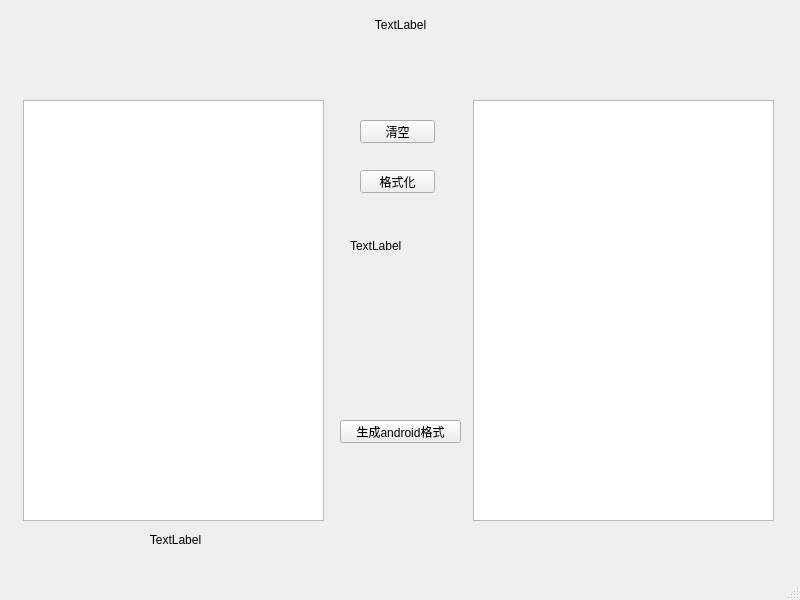
<?xml version="1.0" encoding="UTF-8"?>
<ui version="4.0">
 <class>MainWindow</class>
 <widget class="QMainWindow" name="MainWindow">
  <property name="geometry">
   <rect>
    <x>0</x>
    <y>0</y>
    <width>800</width>
    <height>600</height>
   </rect>
  </property>
  <property name="windowTitle">
   <string>MainWindow</string>
  </property>
  <widget class="QWidget" name="centralwidget">
   <widget class="QLabel" name="label_block">
    <property name="geometry">
     <rect>
      <x>370</x>
      <y>20</y>
      <width>54</width>
      <height>12</height>
     </rect>
    </property>
    <property name="text">
     <string/>
    </property>
   </widget>
   <widget class="QWidget" name="horizontalWidget" native="true">
    <property name="geometry">
     <rect>
      <x>0</x>
      <y>-1</y>
      <width>801</width>
      <height>51</height>
     </rect>
    </property>
    <layout class="QHBoxLayout" name="horizontalLayout">
     <item>
      <widget class="QLabel" name="label">
       <property name="layoutDirection">
        <enum>Qt::LeftToRight</enum>
       </property>
       <property name="text">
        <string>TextLabel</string>
       </property>
       <property name="alignment">
        <set>Qt::AlignCenter</set>
       </property>
      </widget>
     </item>
    </layout>
   </widget>
   <widget class="QTextEdit" name="textEdit">
    <property name="geometry">
     <rect>
      <x>23</x>
      <y>100</y>
      <width>301</width>
      <height>421</height>
     </rect>
    </property>
   </widget>
   <widget class="QTextEdit" name="textEdit_2">
    <property name="geometry">
     <rect>
      <x>473</x>
      <y>100</y>
      <width>301</width>
      <height>421</height>
     </rect>
    </property>
   </widget>
   <widget class="QPushButton" name="pushButton">
    <property name="geometry">
     <rect>
      <x>360</x>
      <y>170</y>
      <width>75</width>
      <height>23</height>
     </rect>
    </property>
    <property name="text">
     <string>格式化</string>
    </property>
   </widget>
   <widget class="QLabel" name="label_2">
    <property name="geometry">
     <rect>
      <x>30</x>
      <y>530</y>
      <width>291</width>
      <height>20</height>
     </rect>
    </property>
    <property name="text">
     <string>TextLabel</string>
    </property>
    <property name="alignment">
     <set>Qt::AlignCenter</set>
    </property>
   </widget>
   <widget class="QPushButton" name="pushButton_android">
    <property name="geometry">
     <rect>
      <x>340</x>
      <y>420</y>
      <width>121</width>
      <height>23</height>
     </rect>
    </property>
    <property name="text">
     <string>生成android格式</string>
    </property>
   </widget>
   <widget class="QPushButton" name="pushButton_clear">
    <property name="geometry">
     <rect>
      <x>360</x>
      <y>120</y>
      <width>75</width>
      <height>23</height>
     </rect>
    </property>
    <property name="text">
     <string>清空</string>
    </property>
   </widget>
   <widget class="QLabel" name="label_3">
    <property name="geometry">
     <rect>
      <x>350</x>
      <y>240</y>
      <width>54</width>
      <height>12</height>
     </rect>
    </property>
    <property name="text">
     <string>TextLabel</string>
    </property>
   </widget>
  </widget>
  <widget class="QMenuBar" name="menubar">
   <property name="geometry">
    <rect>
     <x>0</x>
     <y>0</y>
     <width>800</width>
     <height>23</height>
    </rect>
   </property>
  </widget>
  <widget class="QStatusBar" name="statusbar"/>
 </widget>
 <resources/>
 <connections/>
</ui>
